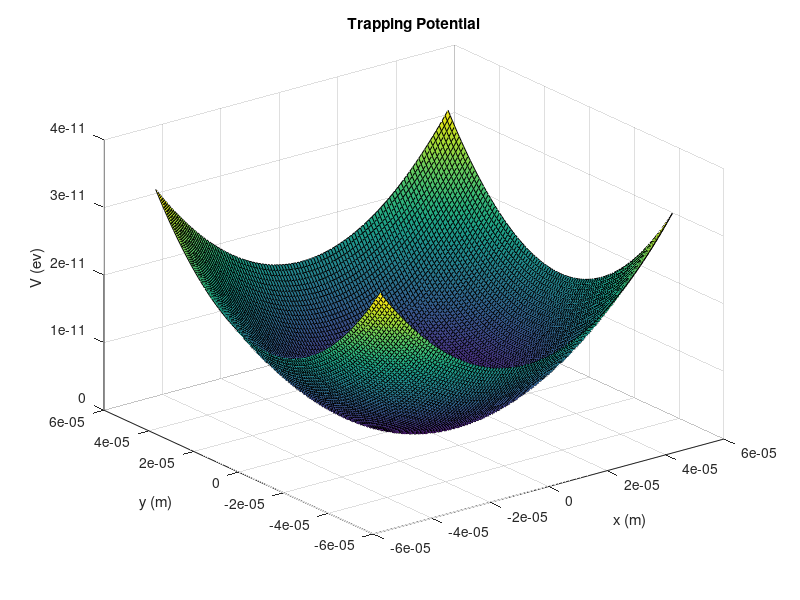
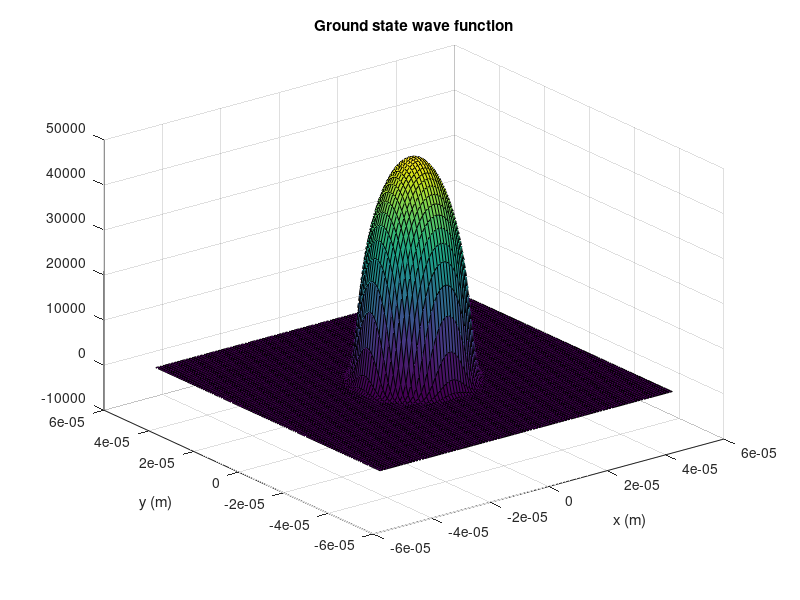

Write the MATLAB code that produced these figures, in order.
clearvars; close all; warning('off'); format long;
%% Defining variables

Fs = 10^6;
max=50*10^(-6);
X=-max:1/Fs:max;
Y=-max:1/Fs:max;
[x,y] = meshgrid(X,Y);


psi=y.^0;%initial wave function

N=10^4; %number of interacting atoms
h = 1.054571817*10^(-34); m = 1.44*10^(-25); 
wz=2*pi*4*10^3; w=2*pi*19.3; k = m*w^2; T=2*pi/w;
as=5*10^(-9); lz=(h/(m*wz))^0.5; g=sqrt(8*pi)*as/lz;

%% Potential

%Cube potential well 
V1=y*0; 
for i = 1:size(V1,1)
    if abs(x(1,i))> (27.6/2*10^(-6))
        for j = 1:size(V1,2)
            V1(j,i)=10^-28; %potential ceiling(in Joules)
        end
    end
    if abs(y(i)) > (27.6/2*10^(-6))
        for j = 1:size(V1,2)
            V1(i,j)=10^-28; %potential ceiling(in Joules)
        end
    end
end

V2=0.5*m*w^2*(x.^2+y.^2); %harmonic oscillator potential

%% Determining the ground state
V=V2; %choose between V1 (potential well) and V2 (harmonic potential)
t=0;
dt=10^(-5); %time steps in seconds

for i = 0:10000
    
    L = 4*del2(psi,1/Fs); %Laplacian of psi
    Ek=-h^2/(2*m)*L; %kinetic term
    
    Ein=h^2/m*g*N*psi.^3; %interaction term
    
    dpsi=-1/h*(Ek+Ein+V.*psi);
    psi = psi+dpsi*dt;
    
    
    F = trapz(Y,trapz(X,psi.*psi,2));%Normalization
    Norm = sqrt(1/F);
    psi = psi*Norm;

    t=t+dt;

end


%% Exact solution for harmonic oscillator ground state
sol=(m*w/(pi*h))^(1/2)*exp(-m*w*(x.^2+y.^2)/(2*h));

%% Plotting potential
figure(9)
surf(x,y,V*6.242*10^18) %multiply by 6.242*10^18 to tranfer from J to eV
xlabel('x (m)')
ylabel('y (m)')
zlabel('V (ev)')
title("Trapping Potential")

%% Plotting psi
figure(11)
surf(x,y,psi)
xlabel('x (m)')
ylabel('y (m)')
title("Ground state wave function")

